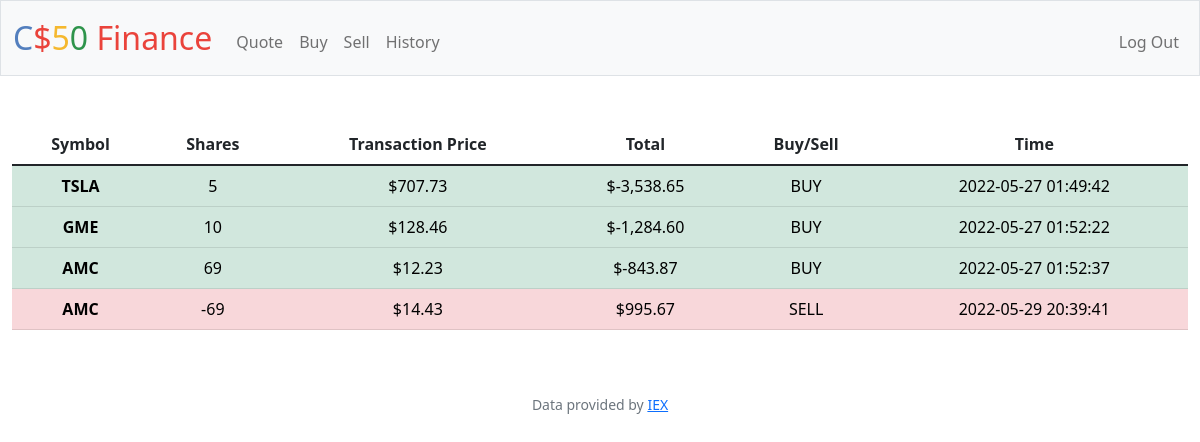
Screenshot of /history (signed in) with the database file from the repository.
### tables this page shows
CREATE TABLE transactions
    (
    id INTEGER PRIMARY KEY AUTOINCREMENT NOT NULL,
    user_id INTEGER NOT NULL,
    symbol TEXT NOT NULL,
    price NUMERIC NOT NULL,
    shares NUMERIC NOT NULL,
    time DATETIME NOT NULL,
    FOREIGN KEY (user_id) REFERENCES users(id)
    );

### app.py (the view)
@app.route("/history")
@login_required
def history():
    trans = db.execute("SELECT * FROM transactions WHERE user_id = ?", session["user_id"])
    for x in trans:
        if x["shares"] < 0:
            x["sell"] = "1"
    return render_template("history.html", trans=trans)

### app.py (called while the page is built)
@app.after_request
def after_request(response):
    response.headers["Cache-Control"] = "no-cache, no-store, must-revalidate"
    response.headers["Expires"] = 0
    response.headers["Pragma"] = "no-cache"
    return response

### helpers.py (called while the page is built)
def login_required(f):
    @wraps(f)
    def decorated_function(*args, **kwargs):
        if session.get("user_id") is None:
            return redirect("/login")
        return f(*args, **kwargs)
    return decorated_function

def usd(value):
    return f"${value:,.2f}"

### templates/history.html (shortened to what this page needs)
{% extends "layout.html" %}
{% block main %}
<table class="table">
    <thead>
        <tr>
            <th scope="col">Symbol</th>
            <th scope="col">Shares</th>
            <th scope="col">Transaction Price</th>
            <th scope="col">Total</th>
            <th scope="col">Buy/Sell</th>
            <th scope="col">Time</th>
    </thead>
    <tbody>
    {% for x in trans %}
        {% if x.sell %}
            <tr class="table-danger">
                <th scope="row">{{ x["symbol"] }}</th>
                <td>{{ x["shares"] }}</td>
                <td>{{ x["price"] | usd }}</td>
                <td>{{ -(x["price"] * x["shares"]) | usd }}</td>
                <td>SELL</td>
                <td>{{ x["time"] }}</td>
            </tr>
        {% else %}
            <tr class="table-success">
                <th scope="row">{{ x["symbol"] }}</th>
                <td>{{ x["shares"] }}</td>
                <td>{{ x["price"] | usd }}</td>
                <td>{{ -(x["price"] * x["shares"]) | usd }}</td>
                <td>BUY</td>
                <td>{{ x["time"] }}</td>
            </tr>
        {% endif %}
    {% endfor %}
</table>
{% endblock %}

### templates/layout.html (shortened to what this page needs)
<!DOCTYPE html>
<html lang="en">
    <head>
        <link href="https://cdn.jsdelivr.net/npm/bootstrap@5.1.3/dist/css/bootstrap.min.css" rel="stylesheet">
        <link href="/static/styles.css" rel="stylesheet">
    </head>
    <body>
        <nav class="bg-light border navbar navbar-expand-md navbar-light">
            <div class="container-fluid">
                <a class="navbar-brand" href="/"><span class="blue">C</span><span class="red">$</span><span class="yellow">5</span><span class="green">0</span> <span class="red">Finance</span></a>
                <div class="collapse navbar-collapse" id="navbar">
                    {% if session["user_id"] %}
                        <ul class="navbar-nav me-auto mt-2">
                            <li class="nav-item"><a class="nav-link" href="/quote">Quote</a></li>
                            <li class="nav-item"><a class="nav-link" href="/buy">Buy</a></li>
                            <li class="nav-item"><a class="nav-link" href="/sell">Sell</a></li>
                            <li class="nav-item"><a class="nav-link" href="/history">History</a></li>
                        </ul>
                        <ul class="navbar-nav ms-auto mt-2">
                            <li class="nav-item"><a class="nav-link" href="/logout">Log Out</a></li>
                        </ul>
                    {% else %}
                        <ul class="navbar-nav ms-auto mt-2">
                            <li class="nav-item"><a class="nav-link" href="/register">Register</a></li>
                            <li class="nav-item"><a class="nav-link" href="/login">Log In</a></li>
                        </ul>
                    {% endif %}
                </div>
            </div>
        </nav>
        <main class="container-fluid py-5 text-center">
            {% block main %}{% endblock %}
        </main>
        <footer class="mb-5 small text-center text-muted">
            Data provided by <a href="https://iexcloud.io/">IEX</a>
        </footer>
    </body>
</html>

### static/styles.css (style rules this page uses)
nav .navbar-brand { font-size: xx-large; }
nav .navbar-brand .blue { color: #537fbe; }
nav .navbar-brand .red { color: #ea433b; }
nav .navbar-brand .yellow { color: #f5b82e; }
nav .navbar-brand .green { color: #2e944b; }

### rows the page displays
transactions: symbol "TSLA", shares "5", price "$707.73", (x['price']*x['shares'])|usd "$-3,538.65", time "2022-05-27 01:49:42"
transactions: symbol "GME", shares "10", price "$128.46", (x['price']*x['shares'])|usd "$-1,284.60", time "2022-05-27 01:52:22"
transactions: symbol "AMC", shares "69", price "$12.23", (x['price']*x['shares'])|usd "$-843.87", time "2022-05-27 01:52:37"
transactions: symbol "AMC", shares "-69", price "$14.43", (x['price']*x['shares'])|usd "$995.67", time "2022-05-29 20:39:41"
